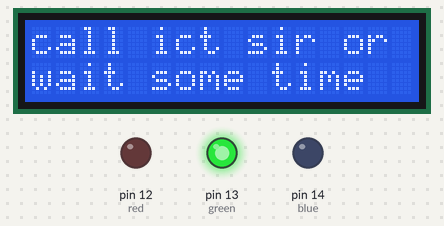
Simulated run of this program. Board: MicroPython board. On the bench: 16×2 character LCD, output pins drawn as LEDs (lit = HIGH). WiFi joins after 1.5 s; outgoing connections fail; library files of the repository ran but are not shown: lcd_api.py, i2c_lcd.py, mfrc522.py; what the program prints to the serial console is not drawn.

Above: at 10.1 s.
Timing chart, 0 to 39.5 s (numbered marks = the images above):
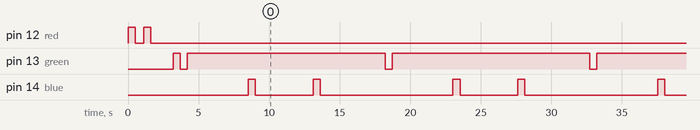

Measured:
- by itself, pin 12 (red): alternates HIGH for 0.50 s and LOW for 0.60 s, 4 changes in all, then stays LOW
- by itself, pin 13 (green): repeats every 14.5 s: LOW 0.50 s, HIGH 14.0 s
- by itself, pin 14 (blue): repeats every 14.5 s: LOW 4.1 s, HIGH 0.50 s, LOW 9.4 s, HIGH 0.50 s

The program:

main.py
```python
import network
# import _thread as th
from time import sleep
from lcd_api import LcdApi
from i2c_lcd import I2cLcd
from machine import Pin, SoftI2C, SoftSPI
from mfrc522 import MFRC522
import time
import usocket as socket

ip = '192.168.8.103'
port = 5001

# GPIO pins
sck = Pin(18, Pin.OUT)
mosi = Pin(23, Pin.OUT)
miso = Pin(19, Pin.OUT)
spi = SoftSPI(baudrate=100000, polarity=0, phase=0, sck=sck, mosi=mosi, miso=miso)

sda = Pin(5, Pin.OUT)
red = Pin(12, Pin.OUT)
green = Pin(13, Pin.OUT)
blue = Pin(14, Pin.OUT)

def greenind():
    green.on()
    time.sleep(0.5)
    green.off()
    time.sleep(0.5)
    green.on()

def redind():
    red.on()
    time.sleep(0.5)
    red.off()
    time.sleep(0.5)

def blueind():
    blue.on()
    time.sleep(0.5)
    blue.off()
    time.sleep(0.5)
# def lcdshow():
def lcdshow(lcdprint):
    I2cadd = 0x27
    totalrow = 2
    totalcolumn = 16
    i2c = SoftI2C(scl = Pin(22),sda = Pin(21),freq=10000)
    lcd = I2cLcd(i2c, I2cadd,totalrow,totalcolumn)
    lcd.putstr(lcdprint)
    time.sleep(3)
    lcd.clear()
def wifi():
    ssid = "Dialog 4G"
    password = "8EM5DFDN5J5"
    station = network.WLAN(network.STA_IF)

    if station.isconnected():
        print("Already connected")
        greenind()
        return

    station.active(True)
    station.connect(ssid, password)

    while not station.isconnected():
        print("Not connected")
        redind()
        time.sleep(0.1)

    print(station.ifconfig())
    time.sleep(1)
    greenind()

def main():
    while True:
        green.off()
        red.off()
        blue.off()
        wifi()

        try:
            so = socket.socket(socket.AF_INET, socket.SOCK_STREAM)
            so.connect((ip, port))

            rdr = MFRC522(spi, sda)

            while True:
                (stat, tag_type) = rdr.request(rdr.REQIDL)
                print(tag_type)
                if stat == rdr.OK:
                    (stat, raw_uid) = rdr.anticoll()
                    if stat == rdr.OK:
                        uid = "{:03}{:04}{:04}{:04}".format(raw_uid[0], raw_uid[1], raw_uid[2], raw_uid[3])
                        print(uid)
                        so.send(uid.encode())

    #                     if not so.recv(1024):
    #                         print('No data')

                        data = so.recv(1024)
                        lcdshow(data.decode())
                        print(data.decode())
                        sleep(1)
        except Exception as e:
            lcdshow('socket error')
            for x in range(2):
                blueind()
                lcdshow('call ict sir or wait some time ')
                x=x+1
            print(e)
            continue
            print(e)

if __name__ == "__main__":
    main()
```
